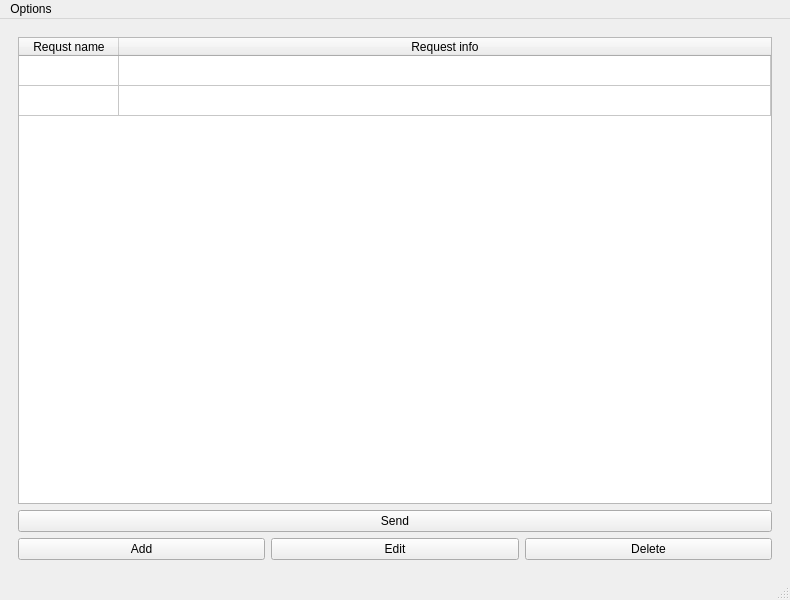
<?xml version="1.0" encoding="UTF-8"?>
<ui version="4.0">
 <class>MainWindow</class>
 <widget class="QMainWindow" name="MainWindow">
  <property name="geometry">
   <rect>
    <x>0</x>
    <y>0</y>
    <width>790</width>
    <height>600</height>
   </rect>
  </property>
  <property name="windowTitle">
   <string>MainWindow</string>
  </property>
  <widget class="QWidget" name="centralwidget">
   <layout class="QGridLayout" name="gridLayout">
    <item row="2" column="0">
     <widget class="QStackedWidget" name="stackedWidget">
      <property name="currentIndex">
       <number>0</number>
      </property>
      <widget class="QWidget" name="request">
       <layout class="QGridLayout" name="gridLayout_2">
        <item row="0" column="0" colspan="3">
         <widget class="QTableWidget" name="tableWidget_request">
          <property name="rowCount">
           <number>2</number>
          </property>
          <property name="columnCount">
           <number>2</number>
          </property>
          <attribute name="horizontalHeaderVisible">
           <bool>true</bool>
          </attribute>
          <attribute name="horizontalHeaderCascadingSectionResizes">
           <bool>false</bool>
          </attribute>
          <attribute name="horizontalHeaderStretchLastSection">
           <bool>true</bool>
          </attribute>
          <attribute name="verticalHeaderVisible">
           <bool>false</bool>
          </attribute>
          <attribute name="verticalHeaderStretchLastSection">
           <bool>false</bool>
          </attribute>
          <row>
           <property name="text">
            <string>New Row</string>
           </property>
          </row>
          <row>
           <property name="text">
            <string>1</string>
           </property>
          </row>
          <column>
           <property name="text">
            <string>Requst name</string>
           </property>
          </column>
          <column>
           <property name="text">
            <string>Request info</string>
           </property>
          </column>
         </widget>
        </item>
        <item row="2" column="2">
         <widget class="QPushButton" name="button_delete_request">
          <property name="text">
           <string>Delete</string>
          </property>
         </widget>
        </item>
        <item row="1" column="0" colspan="3">
         <widget class="QPushButton" name="button_send_request">
          <property name="text">
           <string>Send</string>
          </property>
         </widget>
        </item>
        <item row="2" column="1">
         <widget class="QPushButton" name="button_edit_request">
          <property name="text">
           <string>Edit</string>
          </property>
         </widget>
        </item>
        <item row="2" column="0">
         <widget class="QPushButton" name="button_add_request">
          <property name="text">
           <string>Add</string>
          </property>
         </widget>
        </item>
       </layout>
      </widget>
      <widget class="QWidget" name="config">
       <layout class="QGridLayout" name="gridLayout_3">
        <item row="0" column="0">
         <widget class="QLabel" name="label_request_name_config">
          <property name="text">
           <string>Request name</string>
          </property>
         </widget>
        </item>
        <item row="1" column="0">
         <widget class="QLabel" name="label_uri_config">
          <property name="text">
           <string>Select template</string>
          </property>
         </widget>
        </item>
        <item row="1" column="1">
         <widget class="QComboBox" name="comboBox_config"/>
        </item>
        <item row="2" column="0" colspan="2">
         <widget class="QTableWidget" name="tableWidget_header_config">
          <property name="rowCount">
           <number>2</number>
          </property>
          <property name="columnCount">
           <number>2</number>
          </property>
          <attribute name="horizontalHeaderVisible">
           <bool>false</bool>
          </attribute>
          <attribute name="horizontalHeaderCascadingSectionResizes">
           <bool>false</bool>
          </attribute>
          <attribute name="horizontalHeaderStretchLastSection">
           <bool>true</bool>
          </attribute>
          <attribute name="verticalHeaderVisible">
           <bool>false</bool>
          </attribute>
          <attribute name="verticalHeaderStretchLastSection">
           <bool>false</bool>
          </attribute>
          <row>
           <property name="text">
            <string>New Row</string>
           </property>
          </row>
          <row>
           <property name="text">
            <string>1</string>
           </property>
          </row>
          <column>
           <property name="text">
            <string>Header name</string>
           </property>
          </column>
          <column>
           <property name="text">
            <string>Header value</string>
           </property>
          </column>
         </widget>
        </item>
        <item row="2" column="2">
         <layout class="QGridLayout" name="gridLayout_header_table_config">
          <item row="2" column="0" alignment="Qt::AlignTop">
           <widget class="QPushButton" name="button_header_delete_config">
            <property name="text">
             <string>-</string>
            </property>
           </widget>
          </item>
          <item row="1" column="0" alignment="Qt::AlignBottom">
           <widget class="QPushButton" name="button_header_add_config">
            <property name="text">
             <string>+</string>
            </property>
           </widget>
          </item>
         </layout>
        </item>
        <item row="3" column="0" colspan="2">
         <widget class="QTableWidget" name="tableWidget_body_config">
          <property name="rowCount">
           <number>2</number>
          </property>
          <property name="columnCount">
           <number>2</number>
          </property>
          <attribute name="horizontalHeaderVisible">
           <bool>false</bool>
          </attribute>
          <attribute name="horizontalHeaderCascadingSectionResizes">
           <bool>false</bool>
          </attribute>
          <attribute name="horizontalHeaderStretchLastSection">
           <bool>true</bool>
          </attribute>
          <attribute name="verticalHeaderVisible">
           <bool>false</bool>
          </attribute>
          <attribute name="verticalHeaderStretchLastSection">
           <bool>false</bool>
          </attribute>
          <row>
           <property name="text">
            <string>New Row</string>
           </property>
          </row>
          <row>
           <property name="text">
            <string>1</string>
           </property>
          </row>
          <column>
           <property name="text">
            <string>Body name</string>
           </property>
          </column>
          <column>
           <property name="text">
            <string>Body value</string>
           </property>
          </column>
         </widget>
        </item>
        <item row="3" column="2">
         <layout class="QGridLayout" name="gridLayout_body_table_config">
          <item row="2" column="0" alignment="Qt::AlignTop">
           <widget class="QPushButton" name="button_body_delete_config">
            <property name="text">
             <string>-</string>
            </property>
           </widget>
          </item>
          <item row="1" column="0" alignment="Qt::AlignBottom">
           <widget class="QPushButton" name="button_body_add_config">
            <property name="text">
             <string>+</string>
            </property>
           </widget>
          </item>
         </layout>
        </item>
        <item row="0" column="1">
         <widget class="QLineEdit" name="lineEdit_request_name_config"/>
        </item>
        <item row="4" column="0" colspan="2">
         <widget class="QPushButton" name="button_apply_config">
          <property name="text">
           <string>Apply</string>
          </property>
         </widget>
        </item>
        <item row="4" column="2">
         <widget class="QPushButton" name="button_cancel_config">
          <property name="text">
           <string>Cancel</string>
          </property>
         </widget>
        </item>
       </layout>
      </widget>
      <widget class="QWidget" name="uri">
       <layout class="QGridLayout" name="gridLayout_4">
        <item row="0" column="0" colspan="3">
         <widget class="QTableWidget" name="tableWidget_uri">
          <property name="rowCount">
           <number>3</number>
          </property>
          <property name="columnCount">
           <number>3</number>
          </property>
          <attribute name="horizontalHeaderVisible">
           <bool>false</bool>
          </attribute>
          <attribute name="horizontalHeaderCascadingSectionResizes">
           <bool>false</bool>
          </attribute>
          <attribute name="horizontalHeaderStretchLastSection">
           <bool>true</bool>
          </attribute>
          <attribute name="verticalHeaderVisible">
           <bool>false</bool>
          </attribute>
          <attribute name="verticalHeaderStretchLastSection">
           <bool>false</bool>
          </attribute>
          <row>
           <property name="text">
            <string>New Row</string>
           </property>
          </row>
          <row>
           <property name="text">
            <string>New Row</string>
           </property>
          </row>
          <row>
           <property name="text">
            <string>New Row</string>
           </property>
          </row>
          <column>
           <property name="text">
            <string>URI</string>
           </property>
          </column>
          <column>
           <property name="text">
            <string>Header names</string>
           </property>
          </column>
          <column>
           <property name="text">
            <string>Bodies names</string>
           </property>
          </column>
         </widget>
        </item>
        <item row="1" column="0">
         <widget class="QPushButton" name="button_add_uri">
          <property name="text">
           <string>Add</string>
          </property>
         </widget>
        </item>
        <item row="1" column="1">
         <widget class="QPushButton" name="button_delete_uri">
          <property name="text">
           <string>Delete</string>
          </property>
         </widget>
        </item>
        <item row="1" column="2">
         <widget class="QPushButton" name="button_apply_uri">
          <property name="text">
           <string>Apply</string>
          </property>
         </widget>
        </item>
       </layout>
      </widget>
     </widget>
    </item>
   </layout>
  </widget>
  <widget class="QMenuBar" name="menubar">
   <property name="geometry">
    <rect>
     <x>0</x>
     <y>0</y>
     <width>790</width>
     <height>22</height>
    </rect>
   </property>
   <widget class="QMenu" name="menutest">
    <property name="title">
     <string>Options</string>
    </property>
    <addaction name="separator"/>
    <addaction name="actionEdit_URI"/>
    <addaction name="actionShow_Log"/>
    <addaction name="actionQuit"/>
   </widget>
   <addaction name="menutest"/>
  </widget>
  <widget class="QStatusBar" name="statusbar"/>
  <action name="actionEdit_URI">
   <property name="text">
    <string>Edit URI</string>
   </property>
  </action>
  <action name="actionShow_Log">
   <property name="text">
    <string>Show Log</string>
   </property>
  </action>
  <action name="actionQuit">
   <property name="text">
    <string>Quit</string>
   </property>
  </action>
 </widget>
 <resources/>
 <connections/>
</ui>
